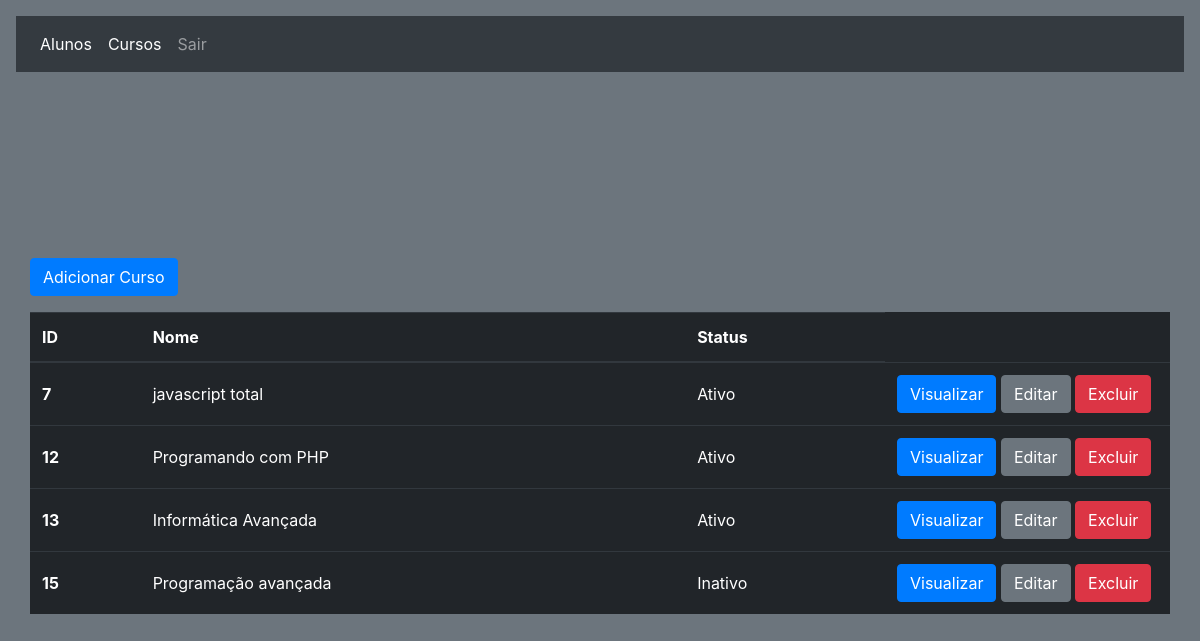
The page /view/cursos.php on the database its author committed.
### tables this page shows
CREATE TABLE `courses` (
  `id` int(11) NOT NULL,
  `nameCourse` varchar(300) NOT NULL,
  `description` text NOT NULL,
  `dateStart` date NOT NULL,
  `dateFinish` date NOT NULL,
  `status` tinyint(1) NOT NULL,
  `created_at` timestamp NOT NULL DEFAULT current_timestamp(),
  `updated_at` timestamp NULL DEFAULT NULL
);

### models/Courses.php (called while the page is built, shortened)
<?php
class Courses {
  private $id;
  private $nameCourse;
  private $status;
  public function getId() {
    return $this->id;
  }
  public function setId($id) {
    $this->id = $id;
  }
  public function getNameCourse() {
    return $this->nameCourse;
  }
  public function setNameCourse($name) {
    $this->nameCourse = $name;
  }
  public function getStatus() {
    if($this->status === '1') {
      return 1;
    } else {
      return 0;
    }
  }
  public function setStatus($Status) {
    $this->status = $Status;
  }
}

### view/cursos.php (the view, shortened to what this page needs)
<?php
include_once './header.php';
include_once '../config.php';
include_once '../models/Courses.php';
$sql = $pdo->query("SELECT * FROM courses");
$array = [];
if($sql->rowCount() > 0){
  $data = $sql->fetchAll();
  foreach($data as $row) {
    $courses = new Courses();
    $courses->setId($row['id']);
    $courses->setNameCourse($row['nameCourse']);
    $courses->setDescription($row['description']);
    $courses->setDateStart($row['dateStart']);
    $courses->setDateFinish($row['dateFinish']);
    $courses->setStatus($row['status']);
    $courses->setCreatedAt($row['created_at']);
    $courses->setUpdatedAt($row['updated_at']);
    $array[] = $courses;
  }
}
?>
  <?php include_once './header.php'?>
  <html>
    <head>
    </head>
    <body class="p-3 mb-2 bg-secondary text-white">
  <main class="d-flex container align-items-center" style="height: calc(100vh - 56px); ">
    <div class="div" style="width: 100%;">
      <div class="row">
        <a type="button" class="btn btn-primary" href="./adicionar_curso.php">Adicionar Curso</a>
      </div>
      <div class="row mt-3">
        <table class="table table-hover table-dark">
          <thead>
            <tr>
              <th scope="col">ID</th>
              <th scope="col">Nome</th>
              <th scope="col">Status</th>
            </tr>
          </thead>
          <tbody>
            <?php foreach($array as $courses): ?>
              <tr>
                <th scope="row" class="align-middle"><?= $courses->getId();?></th>
                <td class="align-middle"><?= $courses->getNameCourse();?></td>
                <td class="align-middle"><?php if($courses->getStatus() == 1) {echo 'Ativo';} else {echo 'Inativo';}?></td>
                <td style="width: 25%">
                  <a type="button" class="btn btn-primary" href="./visualizar_curso.php?id=<?=$courses->getId();?>">Visualizar</a>
                  <a type="button" class="btn btn-secondary" href="./editar_curso.php?id=<?=$courses->getId();?>">Editar</a>
                  <a type="button" class="btn btn-danger" href="../controllers/excluir_curso_action.php?id=<?=$courses->getId();?>">Excluir</a>
                </td>
              </tr>
            <?php endforeach; ?>
          </tbody>
        </table>
      </div>
    </div>
  </main>
</body>
</html>

### rows shown on the page
courses: id "7", nameCourse "javascript total", status "Ativo"
courses: id "12", nameCourse "Programando com PHP", status "Ativo"
courses: id "13", nameCourse "Informática Avançada", status "Ativo"
courses: id "15", nameCourse "Programação avançada", status "Inativo"
